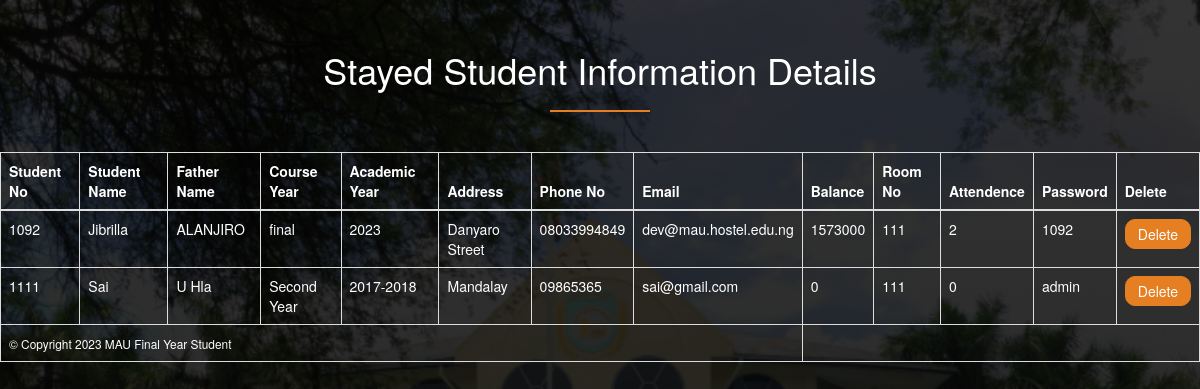
/admin/viewstudentinfo.php, run on the app's committed database.
### tables this page shows
CREATE TABLE `student` (
  `studno` varchar(45) NOT NULL,
  `name` varchar(45) NOT NULL,
  `fathername` varchar(45) DEFAULT NULL,
  `courseyr` varchar(45) DEFAULT NULL,
  `academicyr` varchar(45) DEFAULT NULL,
  `address` varchar(45) DEFAULT NULL,
  `phno` varchar(45) DEFAULT NULL,
  `email` varchar(45) DEFAULT NULL,
  `balance` varchar(45) DEFAULT NULL,
  `stay` varchar(10) NOT NULL,
  `password` varchar(30) NOT NULL,
  `proposted` varchar(10) DEFAULT NULL,
  `allocate` varchar(10) NOT NULL
);

### admin/viewstudentinfo.php (the view, shortened to what this page needs)
<!DOCTYPE html>
<html>
<head>
	 <link rel="stylesheet" type="text/css" href="../stylecss/viewstudentinfoStyle.css">
	<link rel="stylesheet" type="text/css" href="../bootstrap-3.3.7-dist/css/bootstrap-theme.min.css">
    <link rel="stylesheet" type="text/css" href="../bootstrap-3.3.7-dist/css/bootstrap.min.css">
    <link rel="stylesheet" type="text/css" href="../font-awesome-4.7.0/css/font-awesome.min.css">
</head>
<body>
    <h1 class="text-center">Stayed Student Information Details </h1>
     <div class="table-responsive">
         <table border="1" class="table table-bordered table-hover ">
          <thead>
             <tr>
                 <th>Student No</th>
                 <th>Student Name</th>
                 <th>Father Name</th>
                 <th>Course Year</th>
                 <th>Academic Year</th>
                 <th>Address</th>
                 <th>Phone No</th>
                 <th>Email</th>
                 <th>Balance</th>
                 <th>Room No</th>
                 <th>Attendence</th>
                 <th>Password</th>
                 <th>Delete</th>
               </tr>
          </thead>
           <tbody>
              <?php
              include("confs/config.php");
              $results = mysqli_query($conn, "SELECT distinct s.studno, s.name, s.fathername , s.courseyr, s.academicyr, s.address , s.phno , s.email, s.balance , ro.roomno ,r.count, s.password from student s,rollcall r , allocation a, room ro where s.stay ='1' AND r.studno = s.studno AND s.studno = a.studno AND a.roomid = ro.roomid order by s.studno ");
              while ($row = mysqli_fetch_array($results)) {?>
                <tr class="tablerow">
                 <td><?php echo $row['studno']?></td>
                 <td><?php echo $row['name']?></td>
                 <td><?php echo $row['fathername']?></td>
                 <td><?php echo $row['courseyr']?></td>
                 <td><?php echo $row['academicyr']?></td>
                 <td><?php echo $row['address']?></td>
                 <td><?php echo $row['phno']?></td>
                  <td><?php echo $row['email']?></td>
                  <td><?php echo $row['balance']?></td>
                  <td><?php echo $row['roomno']?></td>
                  <td><?php echo $row['count']?> </td>
                  <td><?php echo $row['password']?></td>
                  <td>
                     <form action="deletestud.php" method="GET">
                  <input type="submit" name="submit" value="Delete" class="contact-bts">
                  </form>
                  </td>
               </tr>
               <?php
              }
              ?>
           </tbody>
           <tfoot>
               <td colspan="8"><small>&copy; Copyright 2023 MAU Final Year Student</small></td>
           </tfoot>
         </table>
         </div>
</body>
</html>

### stylecss/viewstudentinfoStyle.css (style rules this page uses)
* { margin: 0; padding: 0; }
body { font-family: tarhoma; background-image: linear-gradient(rgba(0,0,0,0.8),rgba(0,0,0,0.85)), url(../images/schoolbg.png); background-position: center; background-repeat: no-repeat; background-attachment: fixed; background-size: cover; }
h1 { color: #FFFFFF; }
.text-center { margin-top: 50px; color: #FFFFFF; }
h1:after { width: 100px; height: 2px; background-color: #e67e22; display: block; content: " "; margin: 0 auto; margin-top: 20px; margin-bottom: 40px; }
.table { color: #FFFFFF; }
.contact-bts { color: #FFFFFF; text-decoration: none; padding: 4px 12px; border-radius: 10px; border:1px solid #e67e22; background-color: #e67e22; }

### data on the page
student: studno "1092", name "Jibrilla", fathername "ALANJIRO", courseyr "final", academicyr "2023", address "Danyaro Street", phno "08033994849", email "dev@mau.hostel.edu.ng", balance "1573000", roomno "111", count "2", password "1092"
student: studno "1111", name "Sai", fathername "U Hla", courseyr "Second Year", academicyr "2017-2018", address "Mandalay", phno "09865365", email "sai@gmail.com", balance "0", roomno "111", count "0", password "admin"
